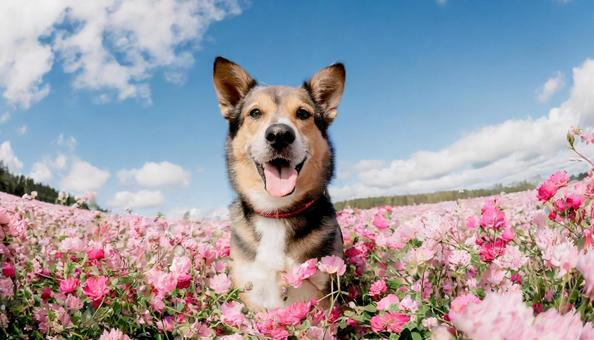
#> input picture images/task-a-image.jpeg, 594 x 340 px
$ python main.py --image ../images/task-a-image.jpeg
#> lines starting #> are read from the running program, lines starting #| are printed output that depends on the picture; after the words box and inside, x2 and y2 are one past the last pixel; in counts of white or black regions, pixels touching at a corner belong together
### Machine_Vision_Final_Project/vision/detect.py
import cv2
import numpy as np


class Detector:
    def __init__(self):
        # HSV color ranges
        self.colors = {
        "red": [
        ([0, 150, 50], [10, 255, 255]),
        ([160, 100, 100], [180, 255, 255])
    ],
    "green": [
        ([35, 50, 10], [85, 255, 255])
    ],
    "blue": [
        ([90, 100, 50], [140, 255, 255])
    ],
    "yellow": [
        ([20, 100, 100], [35, 255, 255])
    ]
}

    def find_objects(self, image, color_name="any", shape_type="any", show_overlay=False):
        output = image.copy()
        hsv = cv2.cvtColor(image, cv2.COLOR_BGR2HSV)

        detected_objects = []


        if color_name != "any" and color_name in self.colors:
            masks = []
            for lower, upper in self.colors[color_name]:
                mask = cv2.inRange(hsv, np.array(lower), np.array(upper))
                masks.append(mask)

            mask = masks[0]
            for i in range(1, len(masks)):
                mask = cv2.bitwise_or(mask, masks[i])

            colors_to_process = [color_name]

        # If any color → process all
        elif color_name == "any":
            colors_to_process = self.colors.keys()
        else:
            print("Unsupported color")
            return []

        for color in colors_to_process:

            if color_name == "any":
                masks = []
                for lower, upper in self.colors[color]:
                    m = cv2.inRange(hsv, np.array(lower), np.array(upper))
                    masks.append(m)

                mask = masks[0]
                for i in range(1, len(masks)):
                    mask = cv2.bitwise_or(mask, masks[i])

            # Morphological cleanup
            kernel = np.ones((5, 5), np.uint8)
            mask = cv2.morphologyEx(mask, cv2.MORPH_OPEN, kernel)
            mask = cv2.morphologyEx(mask, cv2.MORPH_CLOSE, kernel)

            contours, _ = cv2.findContours(
                mask, cv2.RETR_EXTERNAL, cv2.CHAIN_APPROX_SIMPLE
            )

            for cnt in contours:
                area = cv2.contourArea(cnt)
                if area < 800:
                    continue

                perimeter = cv2.arcLength(cnt, True)
                if perimeter == 0:
                    continue

                circularity = (4 * np.pi * area) / (perimeter ** 2)

                if circularity > 0.8:
                    detected_shape = "circle"
                else:
                    detected_shape = "square"

                if shape_type != "any" and detected_shape != shape_type:
                    continue

                M = cv2.moments(cnt)
                if M["m00"] == 0:
                    continue

                u = int(M["m10"] / M["m00"])
                v = int(M["m01"] / M["m00"])

                detected_objects.append({
                    "pixel_center": (u, v),
                    "Shape": detected_shape,
                    "color": color
                })

                if show_overlay:
                    x, y, w, h = cv2.boundingRect(cnt)
                    cv2.rectangle(output, (x, y), (x + w, y + h), (0, 255, 0), 2)
                    cv2.circle(output, (u, v), 5, (0, 0, 255), -1)
                    cv2.putText(
                        output,
                        f"{color} {detected_shape}",
                        (x, y - 10),
                        cv2.FONT_HERSHEY_SIMPLEX,
                        0.6,
                        (0, 255, 0),
                        2
                    )

        if show_overlay:
            cv2.imshow("Detection", output)
            cv2.waitKey(0)
            cv2.destroyAllWindows()

        return detected_objects

### Machine_Vision_Final_Project/main.py
import argparse
import cv2
import numpy as np
import os
import json

from vision.detect import Detector
from robot.robot_control import execute_pick_and_place

# -------------------------------
# Workspace limits (adjust if needed)
# -------------------------------
WORKSPACE_X_MIN = -50
WORKSPACE_X_MAX = 380
WORKSPACE_Y_MIN = -100
WORKSPACE_Y_MAX = 380

# -------------------------------
# Pixel → Robot transformation
# -------------------------------
def pixel_to_robot(x_pixel, y_pixel, H):
    pixel_point = np.array([x_pixel, y_pixel, 1.0], dtype=np.float32)
    robot_point_h = H @ pixel_point

    if robot_point_h[2] == 0:
        raise ValueError("Invalid homography normalization (w=0).")

    robot_x = robot_point_h[0] / robot_point_h[2]
    robot_y = robot_point_h[1] / robot_point_h[2]

    return float(robot_x), float(robot_y)


def is_within_workspace(x, y):
    return (
        WORKSPACE_X_MIN <= x <= WORKSPACE_X_MAX
        and WORKSPACE_Y_MIN <= y <= WORKSPACE_Y_MAX
    )


def main():
    parser = argparse.ArgumentParser(description="Vision-to-Robot Pipeline")
    parser.add_argument("--mode", choices=["plan", "execute"], default="plan")
    parser.add_argument("--color", type=str, default="any")
    parser.add_argument("--shape", type=str, default="any")
    parser.add_argument("--camera", type=int, default=0)
    parser.add_argument("--width", type=int, default=640)
    parser.add_argument("--height", type=int, default=480)
    parser.add_argument("--image", type=str, help="Path to input image file")
    args = parser.parse_args()

    print("\n--- Vision-to-Robot Pipeline Started ---")
    try:
        BASE_DIR = os.path.dirname(os.path.abspath(__file__))
        calibration_path = os.path.join(BASE_DIR, "calibration.json")
        with open(calibration_path, "r") as f:
#> (reads Machine_Vision_Final_Project/calibration.json from the repository)
            data = json.load(f)

        H = np.array(data["H"], dtype=np.float32)
        calib_width = data["image_width"]
        calib_height = data["image_height"]

        print("Loaded homography matrix:")
        print(H)
        print(f"Calibration resolution: {calib_width} x {calib_height}")

    except Exception as e:
        print(f"Error loading calibration: {e}")
        return

    if args.image:
        print(f"Loading image from: {args.image}")
        frame = cv2.imread(args.image)
#> frame is the input picture: shape (340, 594, 3); mean B, G, R 165.6, 155.4, 156.8
        if frame is None:
            print("Failed to load image.")
            return
    else:
        print(f"Opening camera {args.camera}")
        cap = cv2.VideoCapture(args.camera)
        cap.set(cv2.CAP_PROP_FRAME_WIDTH, args.width)
        cap.set(cv2.CAP_PROP_FRAME_HEIGHT, args.height)
        ret, frame = cap.read()
        cap.release()
        if not ret:
            print("Failed to capture image from camera.")
            return


    # Enforce calibration resolutio

    current_height, current_width = frame.shape[:2]
#> current_height = 340; current_width = 594
    print(f"Runtime resolution: {current_width} x {current_height}")
#| Runtime resolution: 594 x 340
    if current_width != calib_width or current_height != calib_height:
        print("Resizing frame to match calibration resolution...")
        frame = cv2.resize(frame, (calib_width, calib_height))
#> frame: shape (1080, 1920, 3)


    # Detect objects

    detector = Detector()
    detected_objects = detector.find_objects(
        frame,
        color_name=args.color,
        shape_type=args.shape,
        show_overlay=True
    )
#> in find_objects, `hsv = cv2.cvtColor(image, cv2.COLOR_BGR2HSV)`: hsv: shape (1080, 1920, 3); mean H, S, V 86.5, 83.6, 187.8
#> after the loop in find_objects, `for color in colors_to_process:`:
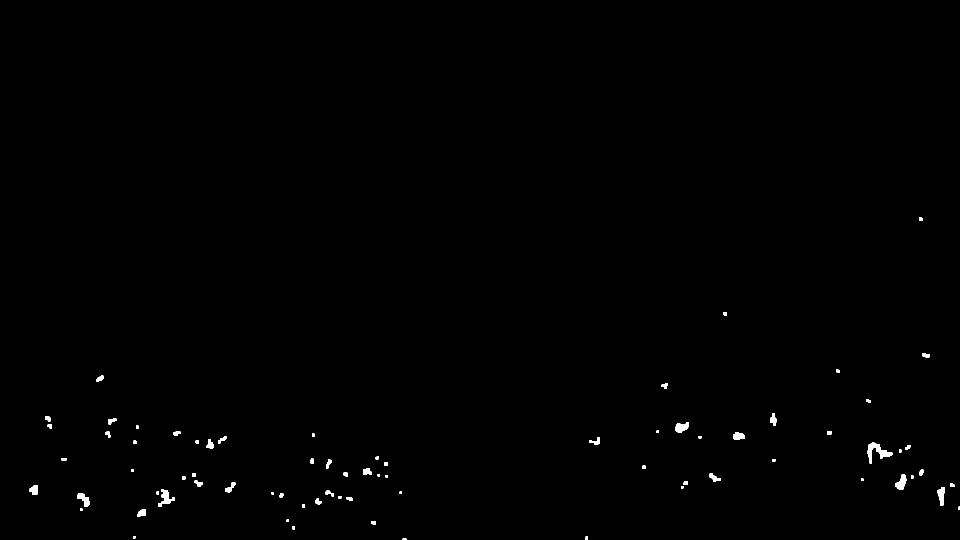
#> mask: shape (1080, 1920) (shown at 1/2 size); 0.39% white; 74 white regions, largest, box (x1, y1, x2, y2) and area: (1735, 885, 1785, 927) 791, (316, 978, 350, 1014) 481, (1790, 949, 1813, 979) 416
#> after the loop in find_objects, `for color in colors_to_process:`:
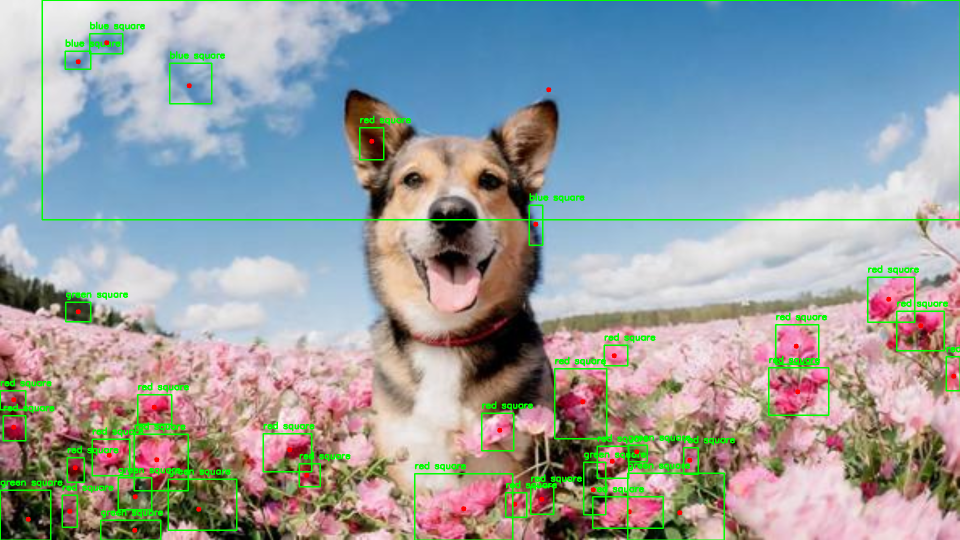
#> output: shape (1080, 1920, 3) (shown at 1/2 size); mean B, G, R 161.2, 159, 151.9
#> after the loop in find_objects, `for color in colors_to_process:`: detected_objects = 37 items
#> detected_objects = 37 items

    if not detected_objects:
        print("No matching objects found.")
        return

    print(f"Detected {len(detected_objects)} matching objects.")
#| Detected 37 matching objects.


    # Build list of all objects within workspace

    robot_targets = []
    for obj in detected_objects:
        u, v = obj["pixel_center"]
        robot_x, robot_y = pixel_to_robot(u, v, H)
        print(f"Pixel ({u}, {v}) -> Robot ({robot_x:.2f}, {robot_y:.2f})")

        if is_within_workspace(robot_x, robot_y):
            robot_targets.append({
                "pixel_center": (u, v),
                "robot_coords": (robot_x, robot_y),
                "Shape": obj["Shape"],
                "color": obj["color"]
            })
#> this loop made 37 passes
#> (u, v, pixel_point in pixel_to_robot, robot_point_h in pixel_to_robot, robot_x, robot_y) on passes 1 to 10: (1258, 1023, [1258, 1023, 1], [431.1, 122.2, 0.974], 442.7, 125.5), (139, 1022, [139, 1022, 1], [494.9, -138, 1.16], 425.2, -118.5), (1029, 1008, [1029, 1008, 1], [439.7, 68.97, 1.01], 435.4, 68.29), (1083, 998, [1083, 998, 1], [433.6, 81.54, 0.999], 434.1, 81.64), (927, 1017, [927, 1017, 1], [448.2, 45.23, 1.03], 435.6, 43.96), (613, 950, [613, 950, 1], [446.1, -27.63, 1.07], 416.8, -25.82), (150, 935, [150, 935, 1], [468.1, -135.2, 1.15], 408.4, -118), (1379, 920, [1379, 920, 1], [393.1, 150.5, 0.934], 420.8, 161.2), (1224, 922, [1224, 922, 1], [402.6, 114.5, 0.961], 419, 119.2), (218, 910, [218, 910, 1], [456.7, -119.4, 1.13], 404.1, -105.6)
#| Pixel (1258, 1023) -> Robot (442.72, 125.49)
#| Pixel (139, 1022) -> Robot (425.19, -118.55)
#| Pixel (1029, 1008) -> Robot (435.37, 68.29)
#| Pixel (1083, 998) -> Robot (434.06, 81.64)
#| Pixel (927, 1017) -> Robot (435.64, 43.96)
#| Pixel (613, 950) -> Robot (416.84, -25.82)
#| Pixel (150, 935) -> Robot (408.39, -118.00)
#| Pixel (1379, 920) -> Robot (420.81, 161.15)
#> (further printed lines are left out)
#> after the loop, robot_targets = 8 items

    if not robot_targets:
        print("No objects are within robot workspace.")
        print(f"Workspace X: [{WORKSPACE_X_MIN}, {WORKSPACE_X_MAX}] | Y: [{WORKSPACE_Y_MIN}, {WORKSPACE_Y_MAX}]")
        return


    # Pick all objects sequentially

    for target in robot_targets:
        u, v = target["pixel_center"]
        robot_x, robot_y = target["robot_coords"]
        shape_type = target["Shape"]
        color = target["color"]

        print(f"\n Selected {color} {shape_type} at pixel ({u}, {v}) → Robot ({robot_x:.2f}, {robot_y:.2f})")

        if args.mode == "execute":
            print(f"Picking {color} {shape_type} at Robot ({robot_x:.2f}, {robot_y:.2f})...")
            execute_pick_and_place([{"robot_coords": (robot_x, robot_y)}])
        else:
            print("Plan mode: Robot motion not executed.")
#> this loop made 8 passes
#> (u, v, robot_x, robot_y, color) on passes 1 to 8: (1228, 711, 367.7, 125.8, 'red'), (1592, 692, 364.7, 234.3, 'red'), (1841, 651, 354.3, 320.8, 'red'), (1777, 598, 338.5, 302, 'red'), (743, 282, 256.6, 4.38, 'red'), (1071, 448, 298.5, 88.84, 'blue'), (378, 171, 232.6, -83.32, 'blue'), (1097, 179, 219.9, 102.3, 'blue')
#> (printed output is left out)

if __name__ == "__main__":
    main()
